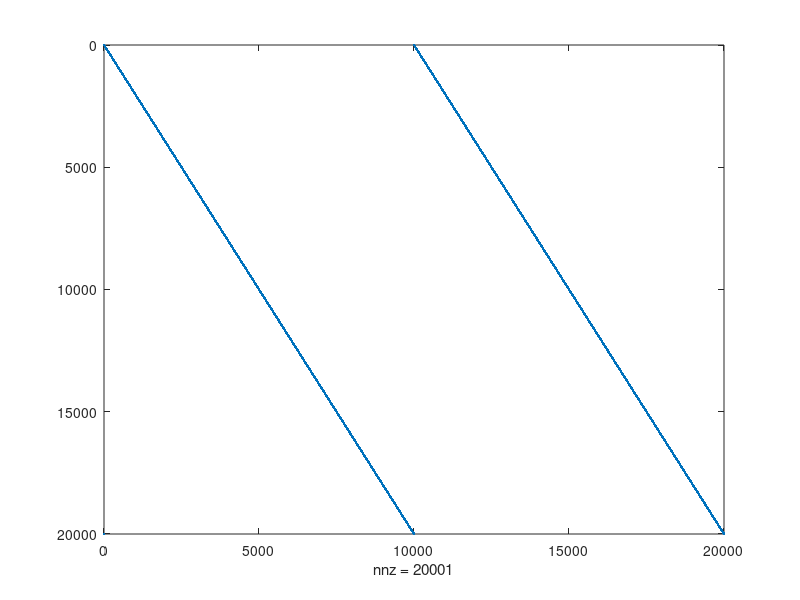
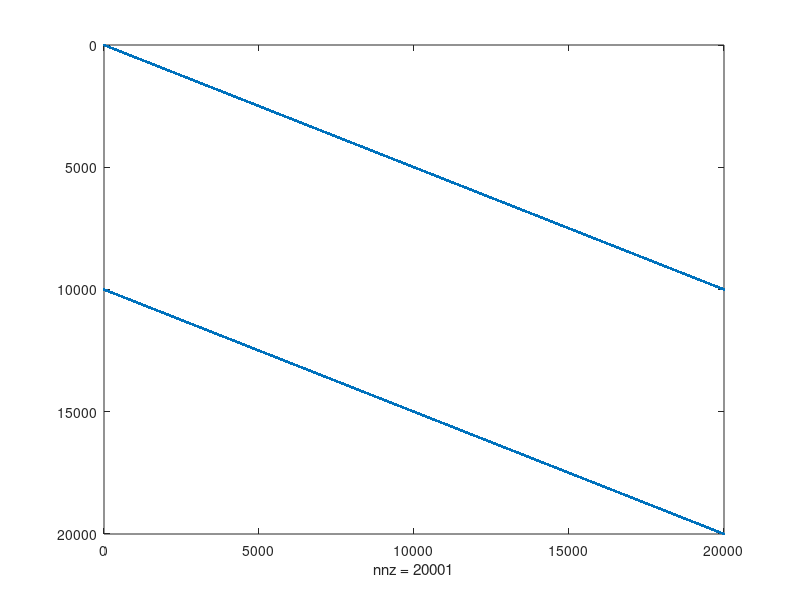

Here is the MATLAB script that generated these plots, in order:
n = 1e4;
a = 2000;
m = 1;

c = ones(n,1);
c(1:2:end) = a;
A = ones(m,n);
b = ones(m,1);

%[x, lambda, s] = starting_point(A,b,c);
x = 100*ones(n,1);
s = 100*ones(n,1);
lambda = 100;

e = ones(n,1);

AA = spalloc(2*n+m, 2*n+m, 5*n);
AA(1:m, 1:n) = A;
AA(m+1:m+n, n+1:m+n) = A';
AA(m+1:m+n, m+n+1:m+2*n) = speye(n);
X = spdiags(x,0,n,n);
S = spdiags(s,0,n,n);
AA(m+n+1:m+2*n, 1:n) = S;
AA(m+n+1:m+2*n, m+n+1:m+2*n) = X;

[L,U,P,Q] = lu(AA);

figure
spy(P)
figure
spy(Q)


